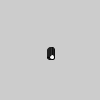
Frame 1 (no input)
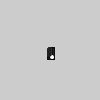
Frame 60 (the mouse pressed at the canvas centre just before this capture)
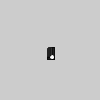
Frame 120 (the mouse held since frame 60 and released just before this capture)

The Processing sketch that drew these frames (run headless with seeded random() and noise(); from frame 60 on, the mouse is pressed at the canvas centre):

// Processing sketch: radial
// ── radial.pde
void setup() {
  size(100, 100);
}

void draw() {
  translate(width / 2, height / 2);
  for (int i = 0; i < 3; i++) {
    for (int j = 0; j < 8; j++) {
      ellipse(i, j, 5, 5);
    }
  }
}
